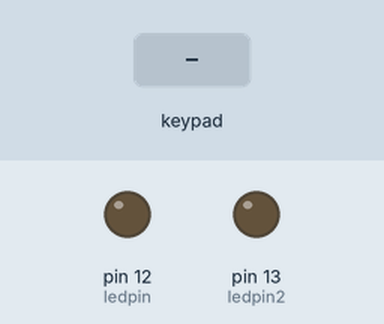
A sketch run on a simulated Arduino Uno, built with avr-gcc and run on an emulated ATmega328P. Shown: output pins drawn as LEDs (lit = HIGH). The inputs (shaded band) are chosen by the test bench.

Above: at 1.2 s.
1.3 s: keypad keys 1 2 3 4 pressed 0.4 s apart
At 3.3 s:
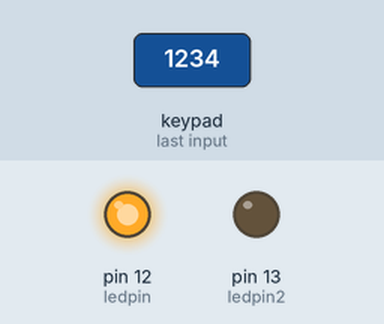
5.0 s: keypad keys 8 7 6 5 pressed 0.4 s apart
At 6.9 s:
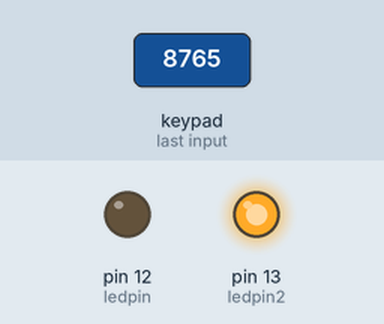
Timing chart, 0 to 8.7 s (numbered marks = the images above; inputs shaded):
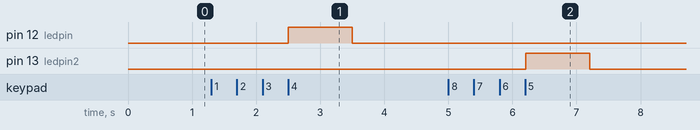

The sketch:

keypad.ino
```cpp
#include <Key.h>
#include <Keypad.h>
const byte ROWS = 4; //four rows
const byte COLS = 3; //three columns
char keys[ROWS][COLS] = {
  {'1','2','3'},
  {'4','5','6'},
  {'7','8','9'},
  {'*','0','#'}
};
byte rowPins[ROWS] = {8, 7, 6, 5}; //connect to the row pinouts of the keypad
byte colPins[COLS] = {4, 3, 2}; //connect to the column pinouts of the keypad

Keypad keypad = Keypad( makeKeymap(keys), rowPins, colPins, ROWS, COLS );
#define ledpin 12
#define ledpin2 13
String combo="1234";
int i=0;
int limiter=0;
char key;


void setup()
{
  pinMode(ledpin,OUTPUT);
  pinMode(ledpin2,OUTPUT);
  Serial.begin(9600);
}

void loop()
{
  key=keypad.getKey();
  if(key)
  {
    if(key==combo[i]&&limiter==i){
      i++;
      limiter++;
      if(i>3&&limiter>3){
        digitalWrite(ledpin,HIGH);
        delay(1000);
        digitalWrite(ledpin,LOW);
        i=0;
        limiter=0;
      }
    }
    else{
      limiter++;
      if(limiter>3){
       digitalWrite(ledpin2,HIGH);
       delay(1000);
       digitalWrite(ledpin2,LOW);
       i=0;
       limiter=0;
      }
    }
  }
}
```

Measured:
- after the input at 1.3 s, pin 12 (ledpin): LOW → HIGH after 1.2 s, → LOW 1.0 s later
- after the input at 5.0 s, pin 13 (ledpin2): LOW → HIGH after 1.2 s, → LOW 1.0 s later
